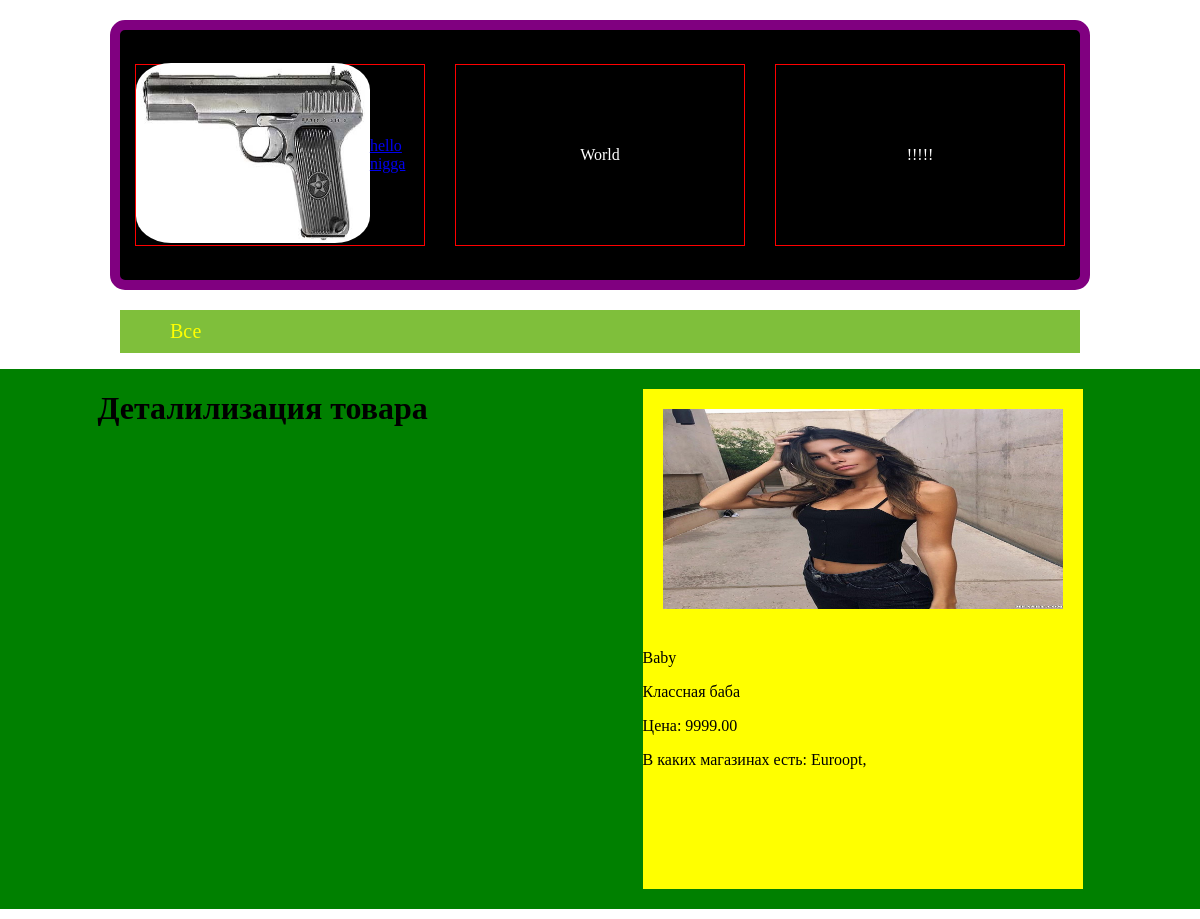
Page /site/product_detail/3/ on the committed database.
### new_site/models.py (models this page shows, shortened)
class Product(models.Model):
    title = models.CharField(max_length=250)
    description = models.TextField()
    price = models.DecimalField(max_digits=6, decimal_places=2)
    image = models.ImageField(upload_to='images')
    created = models.DateTimeField(auto_created=True, null=True, blank=True)
    update = models.DateTimeField(auto_now=True, null=True, blank=True)
    categories = models.ForeignKey('Category', on_delete=models.CASCADE, null=True, blank=True)

class Shop(models.Model):
    name = models.CharField(max_length=250)
    city = models.CharField(max_length=250)
    street = models.CharField(max_length=250)
    products = models.ManyToManyField('Product')

### new_site/views.py (the view)
# urls.py: path('product_detail/<int:id>/', product_detail, name='product_detail'),
def product_detail(request, id):
    product = Product.objects.get(id=id)
    shops = product.shop_set.all()
    context = {"product": product, "shops": shops}
    return render(request, 'product_detail.html', context)

### new_site/templates/product_detail.html
{% extends 'new_main_page.html' %}
{% block content %}
<h1>Деталилизация товара</h1>
    <div class="item_img">
        <img src="{{ product.image.url }}" alt="" class="img">
        <p>{{ product.title }}</p>
        <p>{{ product.description }}</p>
        <p>Цена: {{ product.price }}</p>
        <p>В каких магазинах есть:
            {% for sh in shops %}
            {{ sh.name }},
            {% endfor %}
        </p>
    </div>
{% endblock %}

### new_site/static/css/new_main.css (style rules this page uses)
body { margin: 0; padding: 0; }
.item_img { width: 440px; height: 500px; margin: 20px; background: yellow; }
.img { width: 400px; height: 200px; padding: 20px; }

### rows in the picture
Product: image (picture), title "Baby", description "Классная баба", price "9999.00"
Shop: name "Euroopt"
